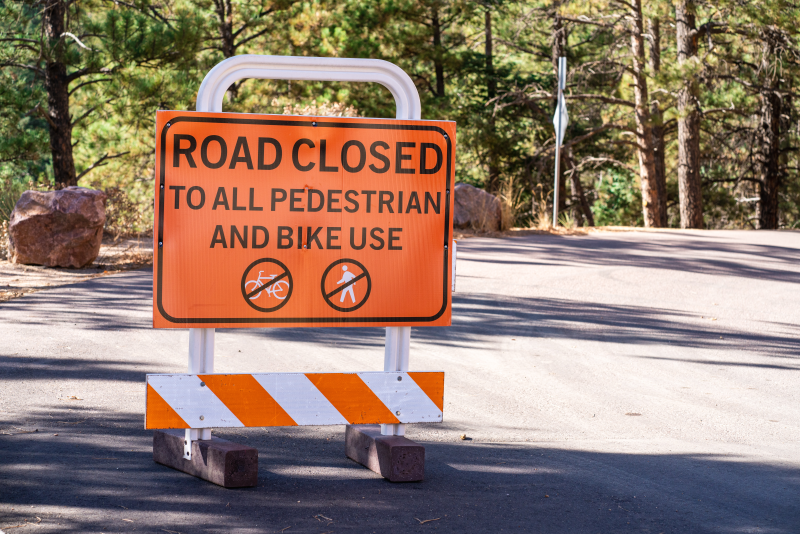
#> input picture images/test1.png, 800 x 534 px
$ python -i utils.py   (imports and definitions only)
#> lines starting #> are read from the running program, lines starting #| are printed output that depends on the picture; after the words box and inside, x2 and y2 are one past the last pixel; in counts of white or black regions, pixels touching at a corner belong together
#> further down, picture is the input picture: shape (534, 800, 3); mean B, G, R 109.8, 124.3, 147.2
import cv2
import numpy as np
import re


def preprocess_image(image):
    # Convert image to grayscale
    gray = cv2.cvtColor(image, cv2.COLOR_BGR2GRAY)
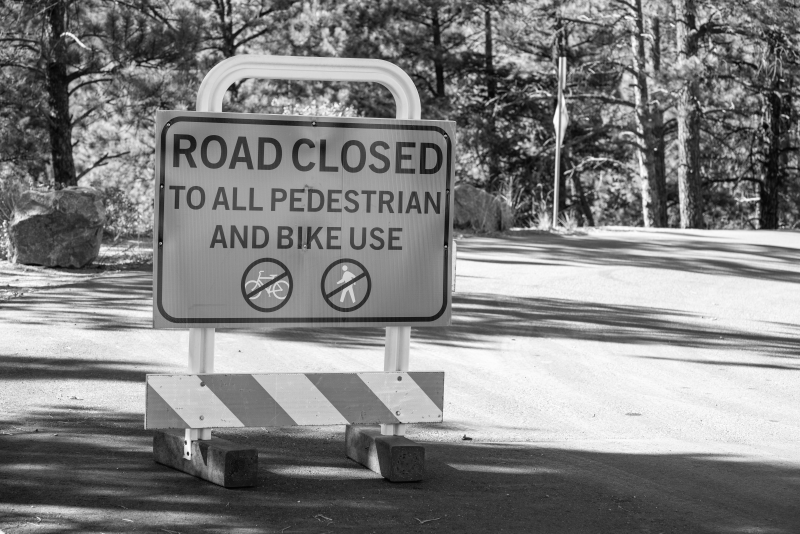
#> gray: shape (534, 800); min 4, max 255, mean 129.5

    # Apply binary thresholding to the image
    _, thresh = cv2.threshold(gray, 0, 255, cv2.THRESH_BINARY | cv2.THRESH_OTSU)
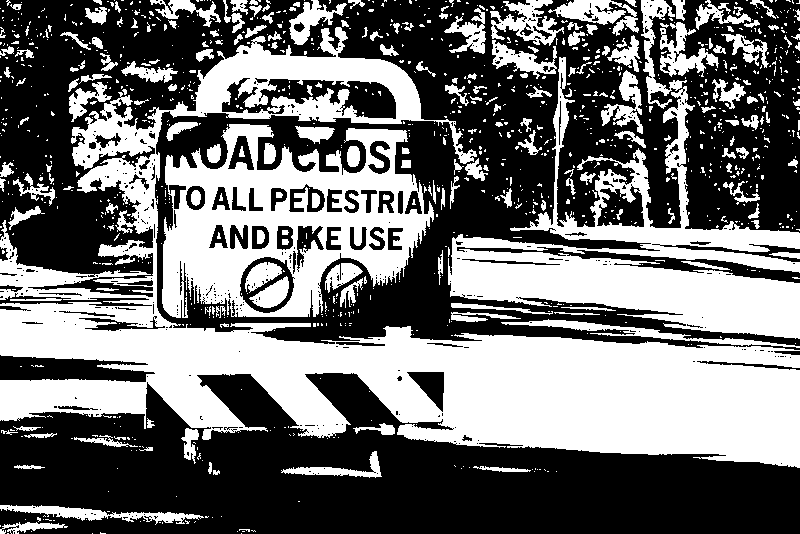
#> thresh: shape (534, 800); 44% white; 1111 white regions (910 under 20 px), largest, box (x1, y1, x2, y2) and area: (0, 27, 800, 468) 95028, (448, 57, 800, 339) 29482, (162, 124, 434, 318) 26711

    # Remove noise from the image
    kernel = np.ones((1, 1), np.uint8)
    thresh = cv2.erode(thresh, kernel, iterations=1)
    thresh = cv2.dilate(thresh, kernel, iterations=1)

    return thresh

def search_keywords(text, keywords):
    # Split keywords into individual words
    keywords = [keyword.strip().lower() for keyword in keywords.split(',')]

    # Initialize search results
    search_results = []

    # Iterate over each keyword
    for keyword in keywords:
        # Use regular expression to find all occurrences of the keyword
        matches = re.finditer(r'\b' + re.escape(keyword) + r'\b', text, re.IGNORECASE)

        # Add matches to search results
        for match in matches:
            search_results.append((match.start(), match.end()))

    return search_results

>>> import cv2
>>> picture = cv2.imread('images/test1.png')
>>> result = preprocess_image(picture)

$ run again, on images/test2.png
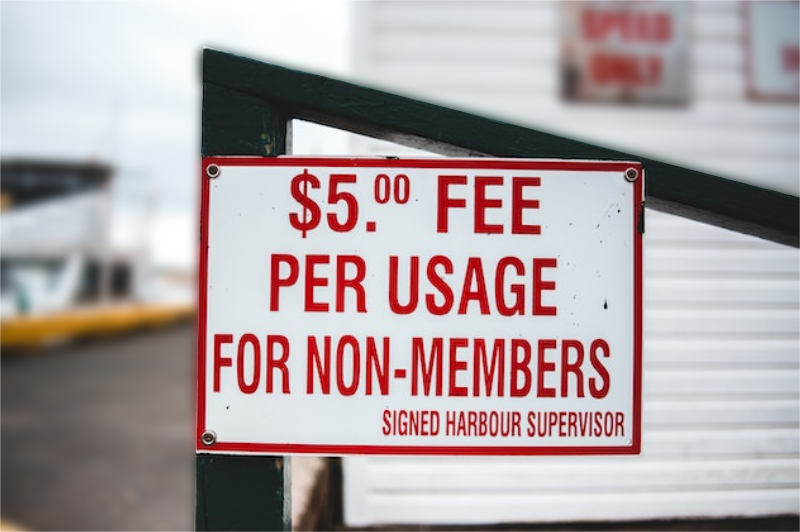
#> input picture images/test2.png, 800 x 532 px
#> picture is the input picture: shape (532, 800, 3); mean B, G, R 164.6, 162.7, 175.3
#> in preprocess_image, `gray = cv2.cvtColor(image, cv2.COLOR_BGR2GRAY)`:
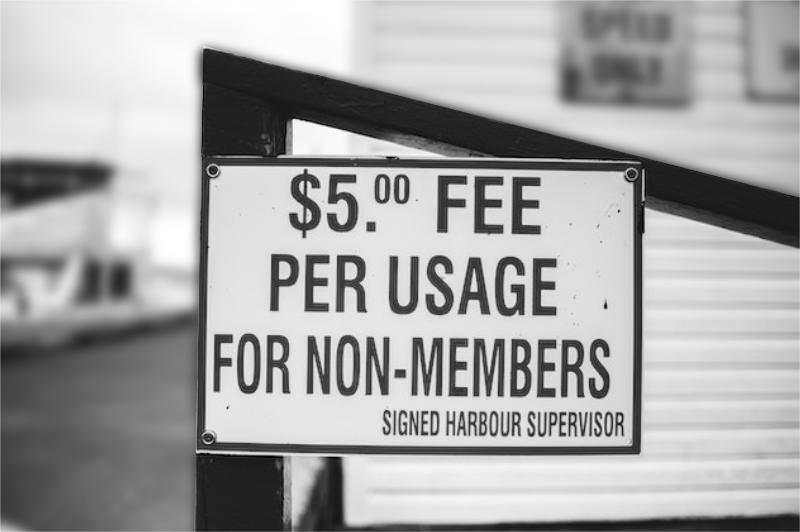
#> gray: shape (532, 800); min 0, max 255, mean 166.7
#> in preprocess_image, `_, thresh = cv2.threshold(gray, 0, 255, cv2.THRESH_BINARY | cv2.THRESH..`:
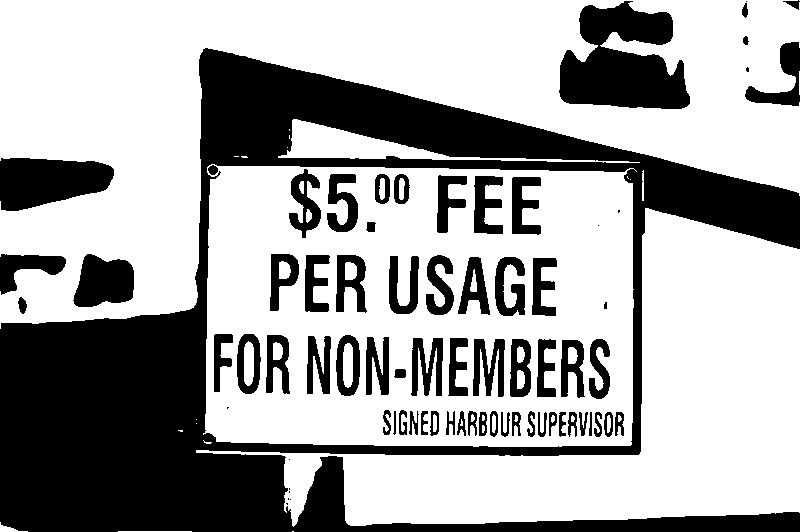
#> thresh: shape (532, 800); 65.3% white; 76 black regions (12 under 20 px), largest, box (x1, y1, x2, y2) and area: (0, 48, 800, 532) 101094, (559, 1, 690, 109) 9330, (0, 158, 114, 211) 4569

$ run again, on images/test3.png
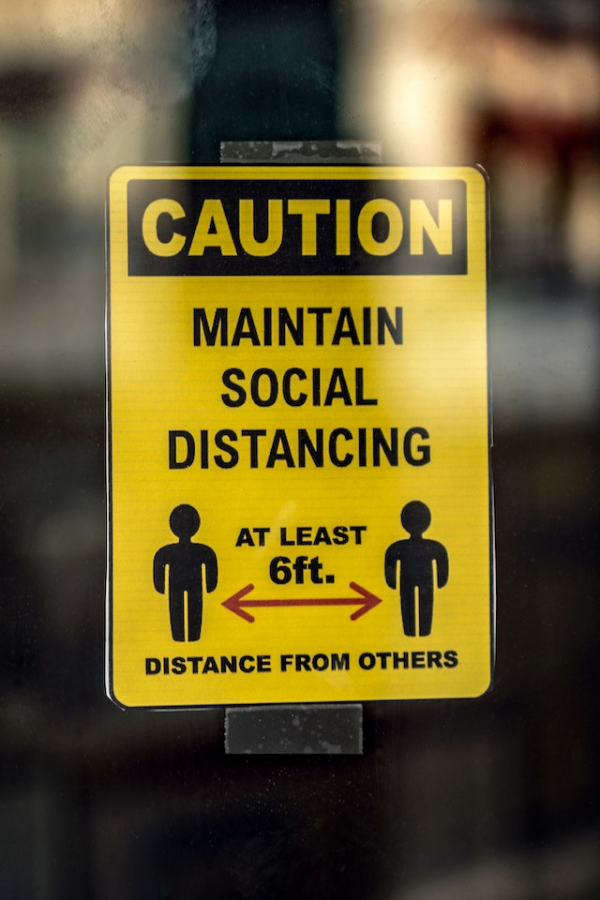
#> input picture images/test3.png, 600 x 900 px
#> picture is the input picture: shape (900, 600, 3); mean B, G, R 42.4, 89.2, 102.1
#> in preprocess_image, `gray = cv2.cvtColor(image, cv2.COLOR_BGR2GRAY)`:
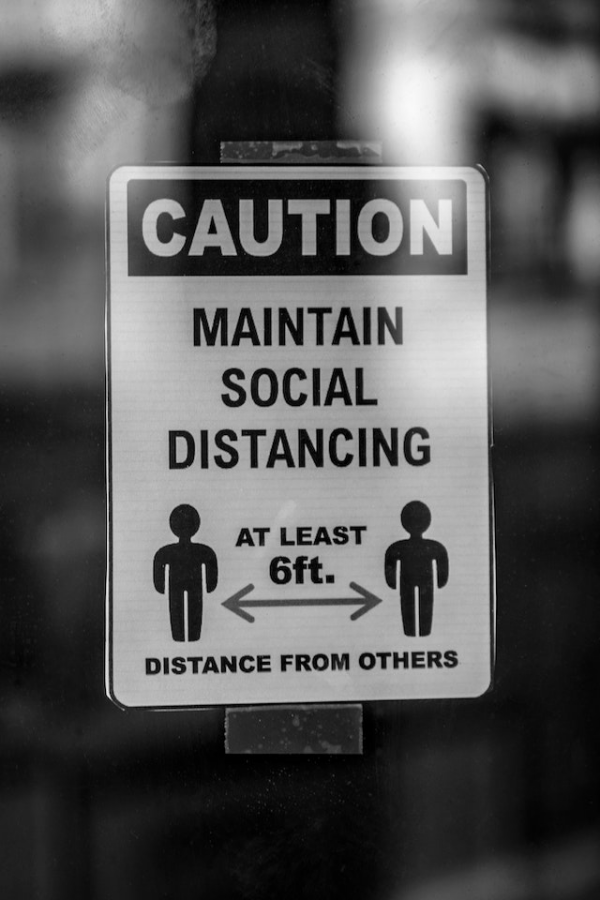
#> gray: shape (900, 600); min 0, max 249, mean 87.7
#> in preprocess_image, `_, thresh = cv2.threshold(gray, 0, 255, cv2.THRESH_BINARY | cv2.THRESH..`:
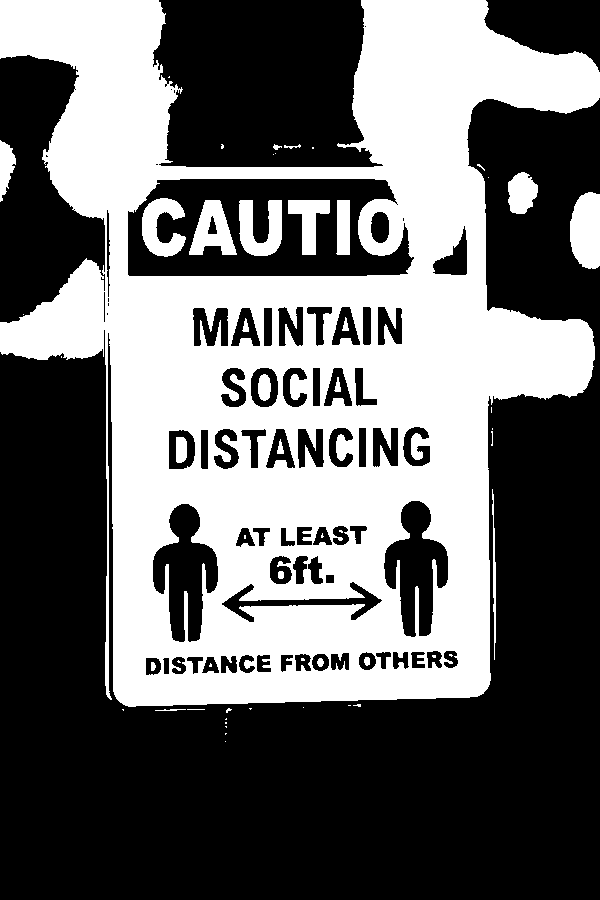
#> thresh: shape (900, 600); 41.5% white; 55 white regions (32 under 20 px), largest, box (x1, y1, x2, y2) and area: (0, 0, 600, 707) 212706, (570, 192, 600, 269) 1966, (239, 200, 282, 256) 1580
